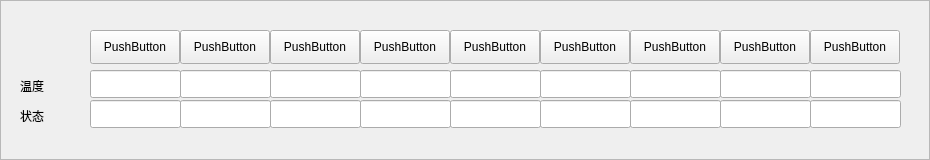
<?xml version="1.0" encoding="UTF-8"?>
<ui version="4.0">
 <class>FormClients</class>
 <widget class="QWidget" name="FormClients">
  <property name="geometry">
   <rect>
    <x>0</x>
    <y>0</y>
    <width>930</width>
    <height>160</height>
   </rect>
  </property>
  <property name="windowTitle">
   <string>Form</string>
  </property>
  <widget class="QFrame" name="frame">
   <property name="geometry">
    <rect>
     <x>0</x>
     <y>0</y>
     <width>930</width>
     <height>160</height>
    </rect>
   </property>
   <property name="frameShape">
    <enum>QFrame::StyledPanel</enum>
   </property>
   <property name="frameShadow">
    <enum>QFrame::Raised</enum>
   </property>
   <property name="lineWidth">
    <number>1</number>
   </property>
   <widget class="QLineEdit" name="lineEdit">
    <property name="geometry">
     <rect>
      <x>90</x>
      <y>70</y>
      <width>91</width>
      <height>28</height>
     </rect>
    </property>
    <property name="maximumSize">
     <size>
      <width>91</width>
      <height>28</height>
     </size>
    </property>
   </widget>
   <widget class="QLineEdit" name="lineEdit_2">
    <property name="geometry">
     <rect>
      <x>180</x>
      <y>70</y>
      <width>91</width>
      <height>28</height>
     </rect>
    </property>
    <property name="maximumSize">
     <size>
      <width>91</width>
      <height>28</height>
     </size>
    </property>
   </widget>
   <widget class="QLineEdit" name="lineEdit_3">
    <property name="geometry">
     <rect>
      <x>270</x>
      <y>70</y>
      <width>91</width>
      <height>28</height>
     </rect>
    </property>
    <property name="maximumSize">
     <size>
      <width>91</width>
      <height>28</height>
     </size>
    </property>
   </widget>
   <widget class="QLineEdit" name="lineEdit_4">
    <property name="geometry">
     <rect>
      <x>450</x>
      <y>70</y>
      <width>91</width>
      <height>28</height>
     </rect>
    </property>
    <property name="maximumSize">
     <size>
      <width>91</width>
      <height>28</height>
     </size>
    </property>
   </widget>
   <widget class="QLineEdit" name="lineEdit_5">
    <property name="geometry">
     <rect>
      <x>540</x>
      <y>70</y>
      <width>91</width>
      <height>28</height>
     </rect>
    </property>
    <property name="maximumSize">
     <size>
      <width>91</width>
      <height>28</height>
     </size>
    </property>
   </widget>
   <widget class="QLineEdit" name="lineEdit_6">
    <property name="geometry">
     <rect>
      <x>360</x>
      <y>70</y>
      <width>91</width>
      <height>28</height>
     </rect>
    </property>
    <property name="maximumSize">
     <size>
      <width>91</width>
      <height>28</height>
     </size>
    </property>
   </widget>
   <widget class="QLineEdit" name="lineEdit_7">
    <property name="geometry">
     <rect>
      <x>720</x>
      <y>70</y>
      <width>91</width>
      <height>28</height>
     </rect>
    </property>
    <property name="maximumSize">
     <size>
      <width>91</width>
      <height>28</height>
     </size>
    </property>
   </widget>
   <widget class="QLineEdit" name="lineEdit_8">
    <property name="geometry">
     <rect>
      <x>810</x>
      <y>70</y>
      <width>91</width>
      <height>28</height>
     </rect>
    </property>
    <property name="maximumSize">
     <size>
      <width>91</width>
      <height>28</height>
     </size>
    </property>
   </widget>
   <widget class="QLineEdit" name="lineEdit_9">
    <property name="geometry">
     <rect>
      <x>630</x>
      <y>70</y>
      <width>91</width>
      <height>28</height>
     </rect>
    </property>
    <property name="maximumSize">
     <size>
      <width>91</width>
      <height>28</height>
     </size>
    </property>
   </widget>
   <widget class="QLineEdit" name="lineEdit_19">
    <property name="geometry">
     <rect>
      <x>810</x>
      <y>100</y>
      <width>91</width>
      <height>28</height>
     </rect>
    </property>
    <property name="maximumSize">
     <size>
      <width>91</width>
      <height>28</height>
     </size>
    </property>
   </widget>
   <widget class="QLineEdit" name="lineEdit_20">
    <property name="geometry">
     <rect>
      <x>720</x>
      <y>100</y>
      <width>91</width>
      <height>28</height>
     </rect>
    </property>
    <property name="maximumSize">
     <size>
      <width>91</width>
      <height>28</height>
     </size>
    </property>
   </widget>
   <widget class="QLineEdit" name="lineEdit_21">
    <property name="geometry">
     <rect>
      <x>180</x>
      <y>100</y>
      <width>91</width>
      <height>28</height>
     </rect>
    </property>
    <property name="maximumSize">
     <size>
      <width>91</width>
      <height>28</height>
     </size>
    </property>
   </widget>
   <widget class="QLineEdit" name="lineEdit_22">
    <property name="geometry">
     <rect>
      <x>450</x>
      <y>100</y>
      <width>91</width>
      <height>28</height>
     </rect>
    </property>
    <property name="maximumSize">
     <size>
      <width>91</width>
      <height>28</height>
     </size>
    </property>
   </widget>
   <widget class="QLineEdit" name="lineEdit_23">
    <property name="geometry">
     <rect>
      <x>270</x>
      <y>100</y>
      <width>91</width>
      <height>28</height>
     </rect>
    </property>
    <property name="maximumSize">
     <size>
      <width>91</width>
      <height>28</height>
     </size>
    </property>
   </widget>
   <widget class="QLineEdit" name="lineEdit_24">
    <property name="geometry">
     <rect>
      <x>360</x>
      <y>100</y>
      <width>91</width>
      <height>28</height>
     </rect>
    </property>
    <property name="maximumSize">
     <size>
      <width>91</width>
      <height>28</height>
     </size>
    </property>
   </widget>
   <widget class="QLineEdit" name="lineEdit_25">
    <property name="geometry">
     <rect>
      <x>540</x>
      <y>100</y>
      <width>91</width>
      <height>28</height>
     </rect>
    </property>
    <property name="maximumSize">
     <size>
      <width>91</width>
      <height>28</height>
     </size>
    </property>
   </widget>
   <widget class="QLineEdit" name="lineEdit_26">
    <property name="geometry">
     <rect>
      <x>630</x>
      <y>100</y>
      <width>91</width>
      <height>28</height>
     </rect>
    </property>
    <property name="maximumSize">
     <size>
      <width>91</width>
      <height>28</height>
     </size>
    </property>
   </widget>
   <widget class="QLineEdit" name="lineEdit_27">
    <property name="geometry">
     <rect>
      <x>90</x>
      <y>100</y>
      <width>91</width>
      <height>28</height>
     </rect>
    </property>
    <property name="maximumSize">
     <size>
      <width>91</width>
      <height>28</height>
     </size>
    </property>
   </widget>
   <widget class="QLabel" name="label">
    <property name="geometry">
     <rect>
      <x>20</x>
      <y>80</y>
      <width>54</width>
      <height>12</height>
     </rect>
    </property>
    <property name="text">
     <string>温度</string>
    </property>
   </widget>
   <widget class="QLabel" name="label_2">
    <property name="geometry">
     <rect>
      <x>20</x>
      <y>110</y>
      <width>54</width>
      <height>12</height>
     </rect>
    </property>
    <property name="text">
     <string>状态</string>
    </property>
   </widget>
   <widget class="QPushButton" name="pushButton">
    <property name="geometry">
     <rect>
      <x>90</x>
      <y>30</y>
      <width>90</width>
      <height>34</height>
     </rect>
    </property>
    <property name="text">
     <string>PushButton</string>
    </property>
   </widget>
   <widget class="QPushButton" name="pushButton_2">
    <property name="geometry">
     <rect>
      <x>180</x>
      <y>30</y>
      <width>90</width>
      <height>34</height>
     </rect>
    </property>
    <property name="text">
     <string>PushButton</string>
    </property>
   </widget>
   <widget class="QPushButton" name="pushButton_3">
    <property name="geometry">
     <rect>
      <x>270</x>
      <y>30</y>
      <width>90</width>
      <height>34</height>
     </rect>
    </property>
    <property name="text">
     <string>PushButton</string>
    </property>
   </widget>
   <widget class="QPushButton" name="pushButton_4">
    <property name="geometry">
     <rect>
      <x>360</x>
      <y>30</y>
      <width>90</width>
      <height>34</height>
     </rect>
    </property>
    <property name="text">
     <string>PushButton</string>
    </property>
   </widget>
   <widget class="QPushButton" name="pushButton_5">
    <property name="geometry">
     <rect>
      <x>450</x>
      <y>30</y>
      <width>90</width>
      <height>34</height>
     </rect>
    </property>
    <property name="text">
     <string>PushButton</string>
    </property>
   </widget>
   <widget class="QPushButton" name="pushButton_6">
    <property name="geometry">
     <rect>
      <x>540</x>
      <y>30</y>
      <width>90</width>
      <height>34</height>
     </rect>
    </property>
    <property name="text">
     <string>PushButton</string>
    </property>
   </widget>
   <widget class="QPushButton" name="pushButton_7">
    <property name="geometry">
     <rect>
      <x>630</x>
      <y>30</y>
      <width>90</width>
      <height>34</height>
     </rect>
    </property>
    <property name="text">
     <string>PushButton</string>
    </property>
   </widget>
   <widget class="QPushButton" name="pushButton_8">
    <property name="geometry">
     <rect>
      <x>720</x>
      <y>30</y>
      <width>90</width>
      <height>34</height>
     </rect>
    </property>
    <property name="text">
     <string>PushButton</string>
    </property>
   </widget>
   <widget class="QPushButton" name="pushButton_9">
    <property name="geometry">
     <rect>
      <x>810</x>
      <y>30</y>
      <width>90</width>
      <height>34</height>
     </rect>
    </property>
    <property name="text">
     <string>PushButton</string>
    </property>
   </widget>
  </widget>
 </widget>
 <resources/>
 <connections/>
</ui>
